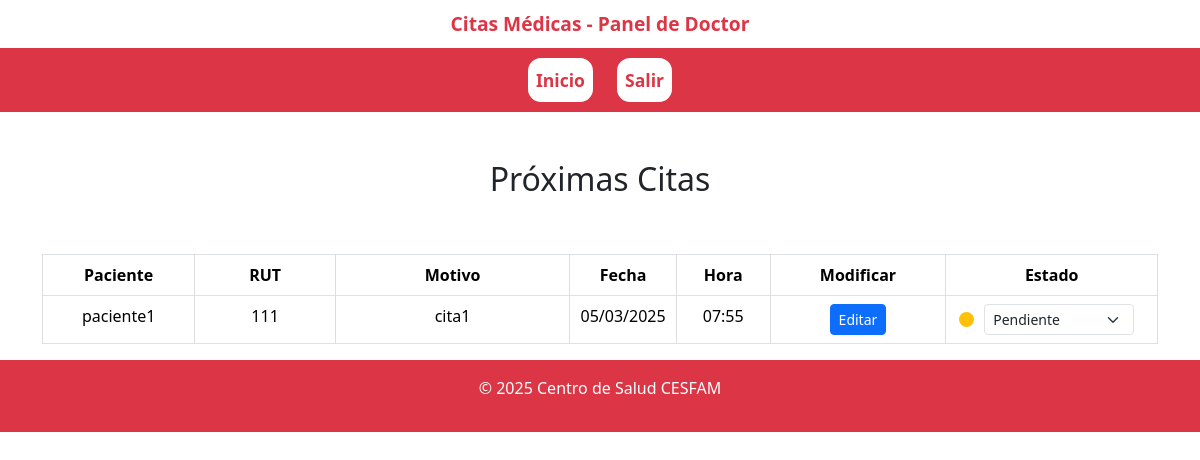
The page /web/citas_doctor/ (signed in) on the database its author committed.
### web/models.py (models this page shows, shortened)
class Cita(models.Model):
    ESTADOS = [
        ('pendiente', 'Pendiente'),
        ('realizada', 'Realizada'),
        ('cancelada', 'Cancelada'),
        ('pospuesta', 'Pospuesta'),
    ]
    doctor = models.ForeignKey('Doctor', on_delete=models.CASCADE, related_name='citas')
    paciente = models.ForeignKey('Paciente', on_delete=models.CASCADE, related_name='citas')
    fecha = models.DateTimeField()
    descripcion = models.TextField()
    estado = models.CharField(max_length=10, choices=ESTADOS, default='pendiente')
    class Meta:
        db_table = 'web_cita'  # Especificar el nombre exacto de la tabla

class Paciente(models.Model):
    user = models.OneToOneField(User, on_delete=models.CASCADE)
    rut = models.CharField(max_length=20)
    nombre_completo = models.CharField(max_length=100)
    correo = models.EmailField(unique=True)  # Nuevo campo para correo electrónico
    is_active = models.BooleanField(default=True)

### web/views.py (the view)
# urls.py: path('citas_doctor/', views.citas_doctor, name='citas_doctor'),
def citas_doctor(request):
    if 'doctor_id' in request.session:
        doctor_id = request.session['doctor_id']
        try:
            doctor = Doctor.objects.get(id_doctor=doctor_id)
            citas = Cita.objects.filter(doctor=doctor)  # Obtener solo las citas del doctor autenticado
            return render(request, 'web/citas_doctor.html', {'doctor': doctor, 'citas': citas})
        except Doctor.DoesNotExist:
            del request.session['doctor_id']
            return redirect('login_doctor')
    else:
        return redirect('login_doctor')

### web/templates/web/citas_doctor.html (shortened to what this page needs)
{% load static %}
<!DOCTYPE html>
<html lang="es">
<head>
    <link rel="stylesheet" href="https://cdnjs.cloudflare.com/ajax/libs/font-awesome/5.15.3/css/all.min.css">
    <link href="https://cdn.jsdelivr.net/npm/bootstrap@5.3.2/dist/css/bootstrap.min.css" rel="stylesheet">
    <body>
        <div class="welcome-header">
            Citas Médicas - Panel de Doctor
        </div>
        <header>
            <nav class="navbar navbar-expand-lg navbar-custom">
                <div class="container-fluid">
                    <div class="collapse navbar-collapse" id="navbarSupportedContent">
                        <ul class="navbar-nav me-auto mb-2 mb-lg-0 mx-auto">
                            <li class="nav-item">
                                <a class="nav-link" href="{% url 'dashboard_doctor' %}">Inicio</a>
                            </li>
                            <li class="nav-item">
                                <a class="nav-link" href="{% url 'index' %}">Salir</a>
                            </li>
                        </ul>
                    </div>
                </div>
            </nav>
        </header>
<div class="container mt-5">
    <h2 class="text-center">Próximas Citas</h2>
    <div class="table-responsive mt-4">
        <table class="table table-bordered table-hover">
            <thead class="thead-dark">
                <tr>
                    <th scope="col" style="width: 13%;">Paciente</th>
                    <th scope="col" style="width: 12%;">RUT</th>
                    <th scope="col" style="width: 20%;">Motivo</th>
                    <th scope="col" style="width: 8%;">Fecha</th>
                    <th scope="col" style="width: 8%;">Hora</th>
                    <th scope="col" style="width: 15%;">Modificar</th>
                    <th scope="col" style="width: 17%;">Estado</th>
                </tr>
            </thead>
            <tbody>
                {% for cita in citas %}
                <tr>
                    <td>{{ cita.paciente.nombre_completo }}</td>
                    <td>{{ cita.paciente.rut }}</td>
                    <td>{{ cita.descripcion }}</td>
                    <td>{{ cita.fecha|date:"d/m/Y" }}</td>
                    <td>{{ cita.fecha|time:"H:i" }}</td>
                    <td>
                        <button type="button" class="btn btn-primary btn-sm" data-bs-toggle="modal" data-bs-target="#editarCitaModal{{ cita.id }}">
                            Editar
                        </button>
                    </td>
                    <td>
                        <div class="estado-btn-container">
                            <div class="estado-circulo estado-{{ cita.estado }}" style="margin-right: 10px;"></div>
                            <form method="POST" action="{% url 'doctor_citas_edit_estado' cita.id %}">
                                <select class="form-select form-select-sm" name="estado" onchange="this.form.submit()">
                                    <option value="pendiente" {% if cita.estado == 'pendiente' %}selected{% endif %}>Pendiente</option>
                                </select>
                            </form>
                        </div>
                    </td>
                </tr>
                {% empty %}
                <tr>
                    <td colspan="7" class="text-center">No tienes citas programadas.</td>
                </tr>
                {% endfor %}
            </tbody>
        </table>
    </div>
</div>
</body>
    <footer>
        <p>&copy; 2025 Centro de Salud CESFAM</p>
    </footer>
</body>
</html>

### web/templates/web/citas_doctor.html (style rules this page uses)
body { display: flex; flex-direction: column; min-height: 100vh; margin: 0; }
.welcome-header { background-color: white; color: #dc3545; text-align: center; padding: 0.5em; font-size: 1.2em; font-weight: bold; }
.navbar-custom { background-color: #dc3545; padding: 0.5em 1em; }
.navbar-custom .nav-link { background-color: white; color: #dc3545 !important; font-size: 1.1em; font-weight: bold; padding: 0.5em 1em; border-radius: 15px; margin: 0 10px; border: 2px solid #dc3545; text-decoration: none; transition: background-color 0.3s ease, color 0.3s ease; }
table { width: 100%; border-collapse: collapse; margin: 2em 0; font-size: 1em; text-align: center; }
th, td { padding: 10px; border: 1px solid #ddd; }
th { background-color: #dc3545; color: white; }
footer { background-color: #dc3545; color: white; text-align: center; padding: 1em; }
.estado-circulo { display: inline-block; width: 15px; height: 15px; border-radius: 50%; margin-right: 10px; margin-right: 10px; }
.estado-pendiente { background-color: #ffc107; }
.estado-btn-container { display: flex; align-items: center; justify-content: center; }
.form-select { margin-right: 10px; width: 150px; }

### rows shown on the page
Cita: paciente.nombre_completo "paciente1", paciente.rut "111", descripcion "cita1", fecha "05/03/2025", fecha "07:55", estado "Pendiente"
